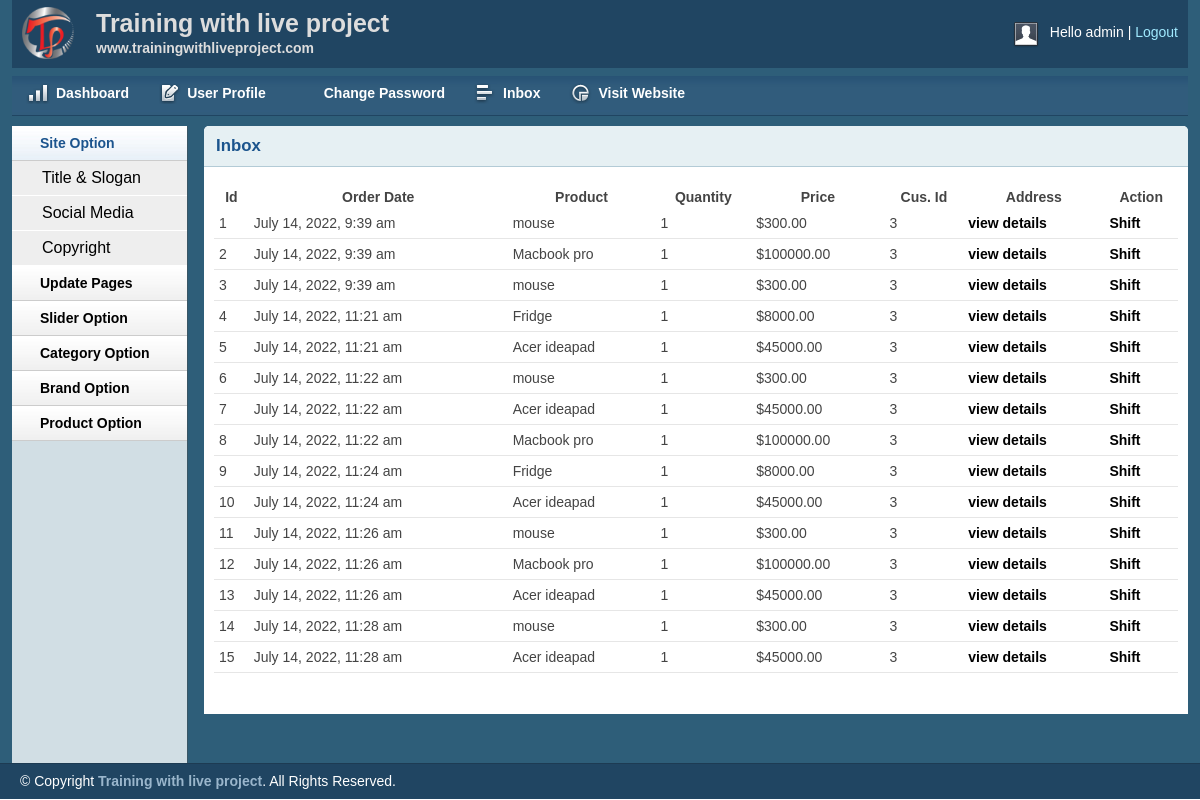
The page /admin/inbox.php (signed in) on the database as committed earlier.
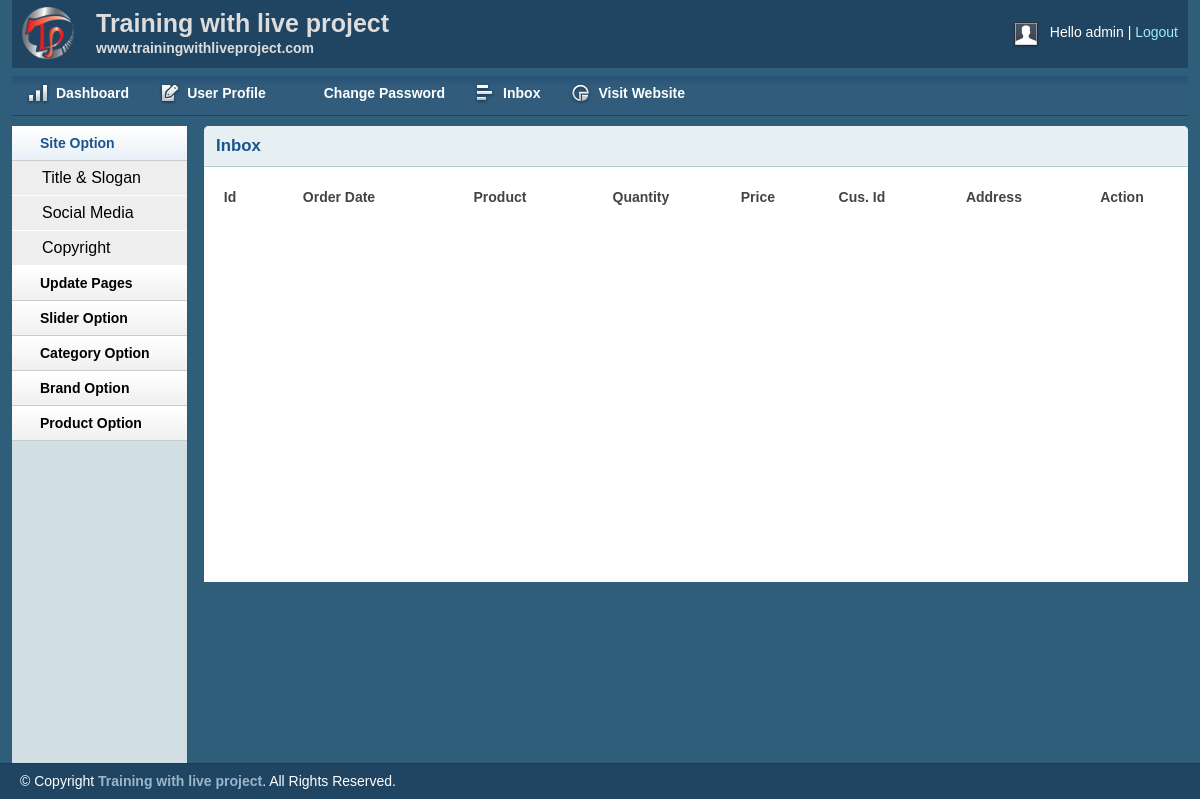
The same page on the database as committed later.
### tables this page shows
CREATE TABLE `tbl_order` (
  `id` int(11) NOT NULL,
  `cusId` int(11) NOT NULL,
  `productId` int(11) NOT NULL,
  `productName` varchar(255) NOT NULL,
  `quantity` int(11) NOT NULL,
  `price` float(10,2) NOT NULL,
  `image` varchar(255) NOT NULL,
  `date` datetime NOT NULL DEFAULT current_timestamp(),
  `status` int(11) NOT NULL DEFAULT 0
);

### lib/Session.php (called while the page is built, shortened)
<?php
class Session{
    public static function get($key)
    {
        if (isset($_SESSION[$key])) {
            return $_SESSION[$key];
        } else {
            return false;
        }
    }
}
?>

### lib/Database.php (called while the page is built, shortened)
<?php
class Database
{
    public $host   = DB_HOST;
    public $user   = DB_USER;
    public $pass   = DB_PASS;
    public $dbname = DB_NAME;
    public $link;
    private function connectDB(){
        $this->link = new mysqli($this->host,$this->user,$this->pass,$this->dbname);
    }
    public function select($query){
        $result = $this->link->query($query) or die($this->link->error . __LINE__);
        if ($result->num_rows > 0) {
            return $result;
        } else {
            return false;
        }
    }
}
?>

### classes/Cart.php (called while the page is built, shortened)
<?php
$filepath = realpath(dirname(__DIR__));
include_once ($filepath.'/lib/Database.php');
include_once ($filepath.'/helpers/Format.php');
?>
<?php
class Cart{
    private $db;
    public function __construct()
    {
        $this->db = new Database();
    }
    public function getAllOrderProduct(){
        $query = "SELECT  * FROM tbl_order ORDER BY date";
        $result = $this->db->select($query);
        return $result;
    }
}
?>

### helpers/Format.php (called while the page is built, shortened)
<?php
class Format{
    public function formatDate($date){
        return date('F j, Y, g:i a', strtotime($date));
    }
}
?>

### admin/inbox.php (the view, shortened to what this page needs)
<?php include 'inc/header.php';?>
<?php include 'inc/sidebar.php';?>
<?php
	$filepath = realpath(dirname(__DIR__));
	include_once ($filepath.'/classes/Cart.php');
?>
        <div class="grid_10">
            <div class="box round first grid">
                <h2>Inbox</h2>
                <div class="block">
                    <table class="data display datatable" id="example">
					<thead>
						<tr>
							<th>Id</th>
							<th>Order Date</th>
							<th>Product</th>
							<th>Quantity</th>
							<th>Price</th>
							<th>Cus. Id</th>
							<th>Address</th>
							<th>Action</th>
						</tr>
					</thead>
					<tbody>
						<?php
							$ct = new Cart();
							$fm = new Format();
							$getOrder = $ct->getAllOrderProduct();
							if($getOrder){
								while($row = $getOrder->fetch_assoc()){
						?>
						<tr class="odd gradeX">
							<td><?php echo $row['id']; ?></td>
							<td><?php echo $fm->formatDate($row['date']); ?></td>
							<td><?php echo $row['productName']; ?></td>
							<td><?php echo $row['quantity']; ?></td>
							<td>$<?php echo $row['price']; ?></td>
							<td><?php echo $row['cusId']; ?></td>
							<td><a href="customer.php?cusid=<?php echo $row['cusId']; ?>">view details</a></td>
							<?php
								if($row['status'] == '0'){
									echo '<td><a href="?shiftid='.$row['cusId'].'&price='.$row['price'].'&time='.$row['date'].'">Shift</a></td>';
								}else if($row['status'] == '1'){
									echo "<td>Pending</td>";
								}else{
									echo '<td><a href="?delproid='.$row['cusId'].'&price='.$row['price'].'&time='.$row['date'].'">Confirmed</a></td>';
								}
							?>
						</tr>
						<?php } } ?>
					</tbody>
				</table>
               </div>
            </div>
        </div>
<?php include 'inc/footer.php';?>

### admin/inc/header.php (shortened to what this page needs)
<?php
    include_once '../lib/Session.php' ;
?>
<!DOCTYPE html>
<html>
<head>
    <link rel="stylesheet" type="text/css" href="css/reset.css" media="screen" />
    <link rel="stylesheet" type="text/css" href="css/text.css" media="screen" />
    <link rel="stylesheet" type="text/css" href="css/grid.css" media="screen" />
    <link rel="stylesheet" type="text/css" href="css/layout.css" media="screen" />
    <link rel="stylesheet" type="text/css" href="css/nav.css" media="screen" />
    <link href="css/table/demo_page.css" rel="stylesheet" type="text/css" />
</head>
<body>
    <div class="container_12">
        <div class="grid_12 header-repeat">
            <div id="branding">
                <div class="floatleft logo">
                    <img src="img/livelogo.png" alt="Logo" />
				</div>
				<div class="floatleft middle">
					<h1>Training with live project</h1>
					<p>www.trainingwithliveproject.com</p>
				</div>
                <div class="floatright">
                    <div class="floatleft">
                        <img src="img/img-profile.jpg" alt="Profile Pic" /></div>
                    <div class="floatleft marginleft10">
                        <ul class="inline-ul floatleft">
                            <li>Hello <?php echo Session::get('adminName'); ?></li>
                            <li><a href="dashboard.php?action=logout">Logout</a></li>
                        </ul>
                    </div>
                </div>
            </div>
        </div>
        <div class="grid_12">
            <ul class="nav main">
                <li class="ic-dashboard"><a href="dashboard.php"><span>Dashboard</span></a> </li>
                <li class="ic-form-style"><a href=""><span>User Profile</span></a></li>
				<li class="ic-typography"><a href="changepassword.php"><span>Change Password</span></a></li>
				<li class="ic-grid-tables"><a href="inbox.php"><span>Inbox</span></a></li>
                <li class="ic-charts"><a href=""><span>Visit Website</span></a></li>
            </ul>
        </div>

### admin/inc/sidebar.php (shortened to what this page needs)
<div class="grid_2">
    <div class="box sidemenu">
        <div class="block" id="section-menu">
            <ul class="section menu">
               <li><a class="menuitem">Site Option</a>
                    <ul class="submenu">
                        <li><a href="titleslogan.php">Title & Slogan</a></li>
                        <li><a href="social.php">Social Media</a></li>
                        <li><a href="copyright.php">Copyright</a></li>
                    </ul>
                </li>
                 <li><a class="menuitem">Update Pages</a>
                </li>
				<li><a class="menuitem">Slider Option</a>
                </li>
                <li><a class="menuitem">Category Option</a>
                </li>
                <li><a class="menuitem">Brand Option</a>
                </li>
                <li><a class="menuitem">Product Option</a>
                </li>
            </ul>
        </div>
    </div>
</div>

### admin/inc/footer.php (shortened to what this page needs)
    </div>
    <div id="site_info">
        <p>
         &copy; Copyright <a href="http://trainingwithliveproject.com">Training with live project</a>. All Rights Reserved.
        </p>
    </div>
</body>
</html>

### admin/css/layout.css (style rules this page uses)
body { background: #fff none repeat scroll 0 0; color: #444; font-size: 14px; padding: 0; }
.floatleft { float:left; }
.logo img { margin-top: -15px; width: 52px; }
.middle { margin-left: 22px; margin-top: -14px; }
.middle h1 { color:#ddd;margin:0 }
.middle p { color: #ddd; margin: 0; font-weight: bold; }
.floatright { float:right; }
.inline-ul li { display:inline; color:#fff; }
.marginleft10 { margin-left:10px; }
a { color: #000; font-weight:bold; text-decoration: none; }
.container_12, .container_16 { background:#2E5E79; }
h1, h2, h3, h4, h5, h6 { line-height:1.2em; margin-bottom:.3em; }
h2 { margin-top:1em; }
#branding { font-weight: normal; margin-bottom: 0; padding: 22px 10px 3px; text-align: left; }
.header-repeat { background:url(../img/header-repeat.jpg) repeat-x; }
#branding a { color:#A1EAFF; font-weight:normal; }
#branding a:before { content:" | "; color:#fff; }
#branding ul, #branding ul li { margin:0px; padding:0px; }
#branding li { padding:0px 0px 0px 0px !important; }
.box { background:#fff; margin-bottom:20px; padding:10px 10px 10px 10px; margin-left:-8px; }
.box.grid { padding-bottom:40px; }
.box.round { -moz-border-radius: 5px 5px 0px 0px; -webkit-border-radius: 5px 5px 0px 0px; border-radius: 5px 5px 0px 0px; }
.box h2 { font-size:1.2em; font-weight:bold; color:#1B548D; background:#E6F0F3; margin:-10px -10px 0 -10px; padding:10px 12px; border-bottom:1px solid #B3CBD6; -moz-border-radius: 5px 5px 0px 0px; -webkit-border-radius: 5px 5px 0px 0px; border-radius: 5px 5px 0px 0px; }
.box.first { min-height: 406px; }
.block { padding-top:20px; }
.box.sidemenu { background-color:#D1DEE4; border-right:1px solid #3A5665; padding:0px; margin:0px; cursor:pointer; }
.box.sidemenu .block { padding-top:0px; margin-top:0px; }
p { margin-bottom:1em; }
ul, ol { padding-top:0; }
ul.menu { list-style:none; border-top:1px solid #bbb; }
ul.menu li { margin:0; }
ul.menu li a { display:block; padding:4px 10px; border-bottom:1px solid #ccc; }
ul.menu ul { list-style:none; margin:0; }
ul.menu ul li a { padding-left:30px; }
ul.section { border-top:0; margin-bottom:0; }
ul.section li a { background:url(../img/sidemenu-repeat.jpg) repeat-x; line-height:26px; padding-left:28px; }
ul.section li li a { background:#ddd; border-bottom:1px solid #eee; }
ul.section ul li { text-transform:none; }
ul.section ul.current li a { background: #eee none repeat scroll 0 0; border-bottom: 1px solid #fff; font-size: 16px; font-weight: normal; }
ul.section li a.current { color:#1B548D; background:url(../img/sidemenu-repeat-hover.jpg) repeat-x; }
#site_info { color:#fff; background:#204562; border-top:1px solid #1d3b53; padding-left:20px; }
#site_info p { line-height:35px; margin-bottom:0px; }
#site_info a { color:#9ab6cc; }
.block { padding-bottom:1px; }
table.display { margin: 0 auto; clear: both; width: 100%; }
tr.odd { height: 30px; line-height: 30px; border-bottom:1px solid #e6e6e6; }
tr.odd td, tr.even td { padding-left:5px; }

Rows that differ between the two databases and show on the page:
removed tbl_order: id "1", date "July 14, 2022, 9:39 am", productName "mouse", quantity "1", price "300.00", cusId "3"
removed tbl_order: id "2", date "July 14, 2022, 9:39 am", productName "Macbook pro", quantity "1", price "100000.00", cusId "3"
removed tbl_order: id "3", date "July 14, 2022, 9:39 am", productName "mouse", quantity "1", price "300.00", cusId "3"
removed tbl_order: id "4", date "July 14, 2022, 11:21 am", productName "Fridge", quantity "1", price "8000.00", cusId "3"
removed tbl_order: id "5", date "July 14, 2022, 11:21 am", productName "Acer ideapad", quantity "1", price "45000.00", cusId "3"
removed tbl_order: id "6", date "July 14, 2022, 11:22 am", productName "mouse", quantity "1", price "300.00", cusId "3"
removed tbl_order: id "7", date "July 14, 2022, 11:22 am", productName "Acer ideapad", quantity "1", price "45000.00", cusId "3"
removed tbl_order: id "8", date "July 14, 2022, 11:22 am", productName "Macbook pro", quantity "1", price "100000.00", cusId "3"
removed tbl_order: id "9", date "July 14, 2022, 11:24 am", productName "Fridge", quantity "1", price "8000.00", cusId "3"
removed tbl_order: id "10", date "July 14, 2022, 11:24 am", productName "Acer ideapad", quantity "1", price "45000.00", cusId "3"
removed tbl_order: id "11", date "July 14, 2022, 11:26 am", productName "mouse", quantity "1", price "300.00", cusId "3"
removed tbl_order: id "12", date "July 14, 2022, 11:26 am", productName "Macbook pro", quantity "1", price "100000.00", cusId "3"
removed tbl_order: id "13", date "July 14, 2022, 11:26 am", productName "Acer ideapad", quantity "1", price "45000.00", cusId "3"
removed tbl_order: id "14", date "July 14, 2022, 11:28 am", productName "mouse", quantity "1", price "300.00", cusId "3"
removed tbl_order: id "15", date "July 14, 2022, 11:28 am", productName "Acer ideapad", quantity "1", price "45000.00", cusId "3"
